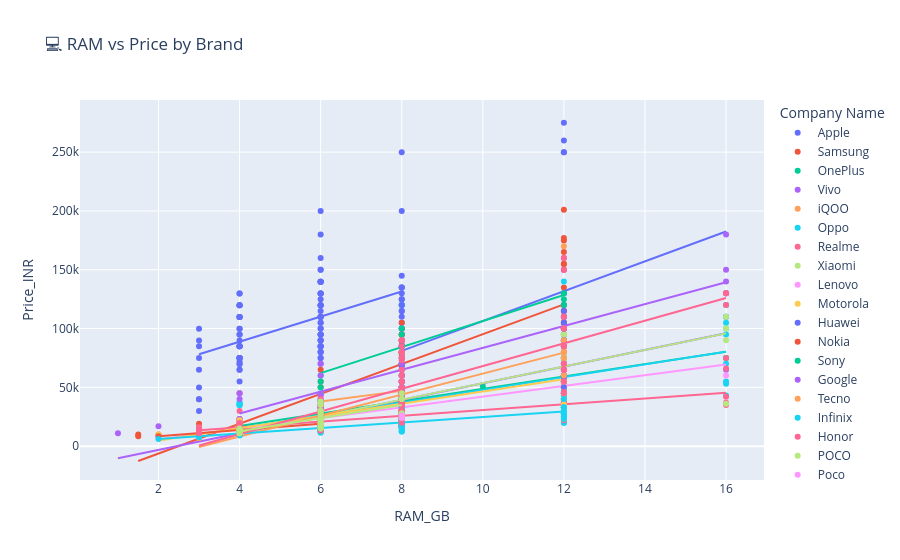

The cell this chart's notebook holds for it:
### Code cell
import plotly.express as px

fig = px.scatter(
    data,
    x="RAM_GB",
    y="Price_INR",
    color="Company Name",
    title="💻 RAM vs Price by Brand",
    trendline="ols",
    hover_data=["Model Name"]
)
fig.show()
